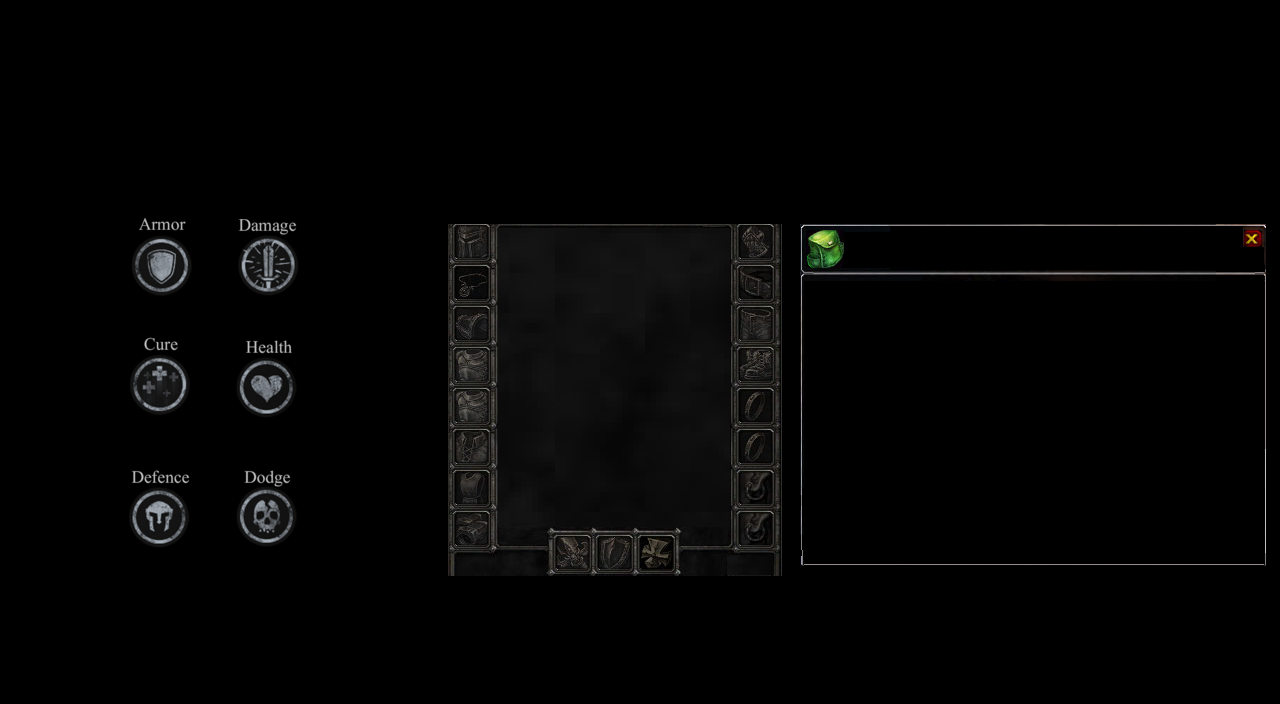

Rendered tile map (Tiled .tmx) drawn with the repository's tilesets; below, a short description and the full map source, tile grids included:
An orthogonal 40x22 tile map with 32x32 px tiles, 1 tile layer (Слой тайлов 1), 4 tilesets and 8 objects (charName, closeback, health, dodge, def, ...).

<map version="1.0" tiledversion="1.1.1" orientation="orthogonal" renderorder="right-down" width="40" height="22" tilewidth="32" tileheight="32" infinite="0" nextobjectid="29">
 <tileset firstgid="1" name="equip" tilewidth="32" tileheight="32" tilecount="132" columns="12">
  <image source="images/inventory/equip.png" width="385" height="358" />
 </tileset>
 <tileset firstgid="133" name="emptybag" tilewidth="32" tileheight="32" tilecount="231" columns="21">
  <image source="images/inventory/emptybag.png" width="687" height="372" />
 </tileset>
 <tileset firstgid="364" name="inventoryIcons" tilewidth="32" tileheight="32" tilecount="760" columns="40">
  <image source="images/inventory/inventoryIcons.png" width="1280" height="623" />
 </tileset>
 <tileset firstgid="1124" name="newinterface3" tilewidth="32" tileheight="32" tilecount="760" columns="40">
  <image source="images/newinterface3.png" width="1280" height="623" />
 </tileset>
 <layer name="Слой тайлов 1" width="40" height="22">
  <data encoding="csv">
0,0,0,0,0,0,0,0,0,0,0,0,0,0,0,0,0,0,0,0,0,0,0,0,0,0,0,0,0,0,0,0,0,0,0,0,0,0,0,0,
0,0,0,0,0,0,0,0,0,0,0,0,0,0,0,0,0,0,0,0,0,0,0,0,0,0,0,0,0,0,0,0,0,0,0,0,0,0,0,0,
0,0,0,0,0,0,0,0,0,0,0,0,0,0,0,0,0,0,0,0,0,0,0,0,0,0,0,0,0,0,0,0,0,0,0,0,0,0,0,0,
0,0,0,0,0,0,0,0,0,0,0,0,0,0,0,0,0,0,0,0,0,0,0,0,0,0,0,0,0,0,0,0,0,0,0,0,0,0,0,0,
0,0,0,0,0,0,0,0,0,0,0,0,0,0,0,0,0,0,0,0,0,0,0,0,0,0,0,0,0,0,0,0,0,0,0,0,0,0,0,0,
0,0,0,0,0,0,0,0,0,0,0,0,0,0,0,0,0,0,0,0,0,0,0,0,0,0,0,0,0,0,0,0,0,0,0,0,0,0,0,0,
0,0,0,529,530,531,532,533,534,535,0,0,0,0,0,0,0,0,0,0,0,0,0,0,0,0,0,0,0,0,0,0,0,0,0,0,0,0,0,0,
0,0,0,569,570,571,572,573,574,575,0,0,0,0,1,2,3,4,5,6,7,8,9,10,11,133,134,135,136,137,138,139,140,141,142,143,144,145,151,152,
0,0,0,609,610,611,612,613,614,615,0,0,0,0,13,14,15,16,17,18,19,20,21,22,23,154,155,156,157,158,159,160,161,162,163,164,165,166,172,173,
0,0,0,649,650,651,652,653,654,655,0,0,0,0,25,26,27,28,29,30,31,32,33,34,35,175,176,177,178,179,180,181,182,183,184,185,186,187,193,194,
0,0,0,689,690,691,692,693,694,695,0,0,0,0,37,38,39,40,41,42,43,44,45,46,47,196,197,198,199,200,201,202,203,204,205,206,207,208,214,215,
0,0,0,729,730,731,732,733,734,735,0,0,0,0,49,50,51,52,53,54,55,56,57,58,59,217,218,219,220,221,222,223,224,225,226,227,228,229,235,236,
0,0,0,769,770,771,772,773,774,775,0,0,0,0,61,62,63,64,65,66,67,68,69,70,71,238,239,240,241,242,243,244,245,246,247,248,249,250,256,257,
0,0,0,809,810,811,812,813,814,815,0,0,0,0,73,74,75,76,77,78,79,80,81,82,83,259,260,261,262,263,264,265,266,267,268,269,270,271,277,278,
0,0,0,849,850,851,852,853,854,855,0,0,0,0,85,86,87,88,89,90,91,92,93,94,95,280,281,282,283,284,285,286,287,288,289,290,291,292,298,299,
0,0,0,889,890,891,892,893,894,895,0,0,0,0,97,98,99,100,101,102,103,104,105,106,107,301,302,303,304,305,306,307,308,309,310,311,312,313,319,320,
0,0,0,929,930,931,932,933,934,935,0,0,0,0,109,110,111,112,113,114,115,116,117,118,119,322,323,324,325,326,327,328,329,330,331,332,333,334,340,341,
0,0,0,969,970,971,972,973,974,975,0,0,0,0,121,122,123,124,125,126,127,128,129,130,131,343,344,345,346,347,348,349,350,351,352,353,354,355,361,362,
0,0,0,0,0,0,0,0,0,0,0,0,0,0,0,0,0,0,0,0,0,0,0,0,0,0,0,0,0,0,0,0,0,0,0,0,0,0,0,0,
0,0,0,0,0,0,0,0,0,0,0,0,0,0,0,0,0,0,0,0,0,0,0,0,0,0,0,0,0,0,0,0,0,0,0,0,0,0,0,0,
0,0,0,0,0,0,0,0,0,0,0,0,0,0,0,0,0,0,0,0,0,0,0,0,0,0,0,0,0,0,0,0,0,0,0,0,0,0,0,0,
0,0,0,0,0,0,0,0,0,0,0,0,0,0,0,0,0,0,0,0,0,0,0,0,0,0,0,0,0,0,0,0,0,0,0,0,0,0,0,0
</data>
 </layer>
 <objectgroup name="Слой объектов 1">
  <object id="16" name="charName" x="862.667" y="235.333" width="6.66667" height="4" />
  <object id="18" name="closeback" x="1239.33" y="227.333" width="24.1667" height="24" />
  <object id="19" name="health" x="250.667" y="400" width="56" height="26" />
  <object id="20" name="dodge" x="260.667" y="531" width="56" height="26" />
  <object id="21" name="def" x="152.333" y="531" width="56" height="26" />
  <object id="22" name="dmg" x="263.667" y="280" width="56" height="26" />
  <object id="23" name="cure" x="154" y="400" width="56" height="26" />
  <object id="25" name="armor" x="154.242" y="280" width="49.3333" height="17.3333" />
 </objectgroup>
</map>